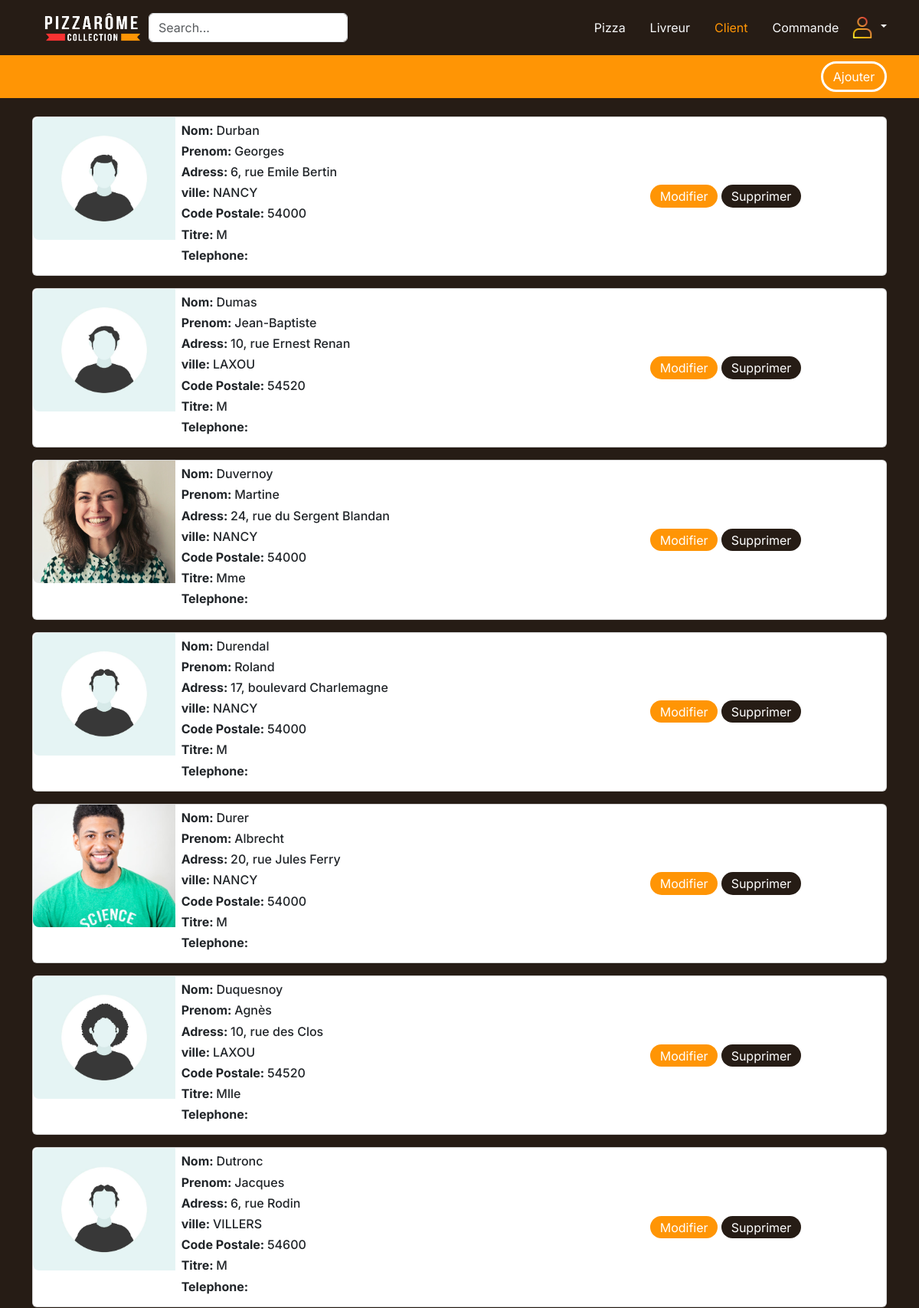
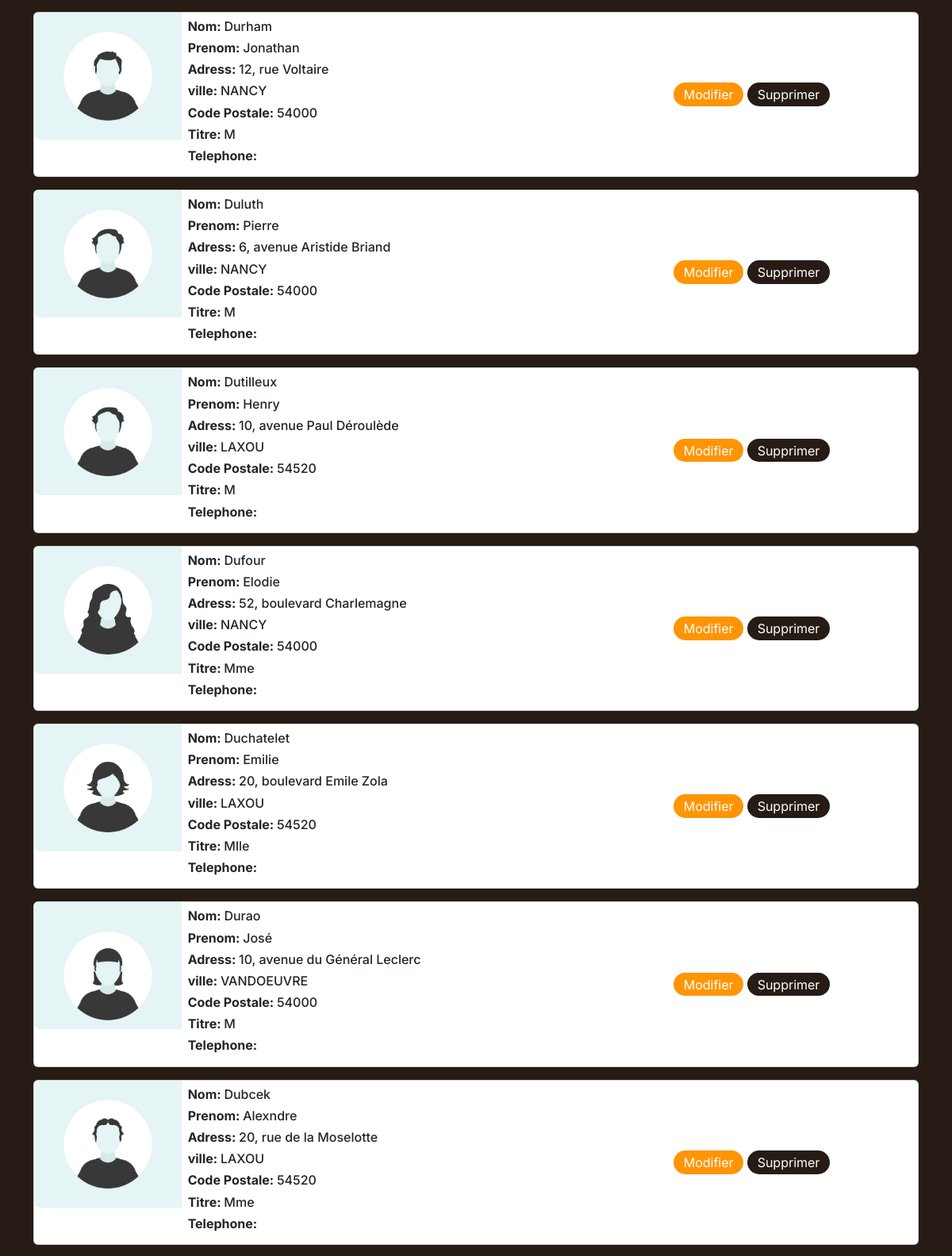
The page /client.php (upper part) on the database its author committed (2 pictures, top to bottom).
### tables this page shows
CREATE TABLE `client` (
  `NROCLIE` int(11) NOT NULL,
  `NOMCLIE` char(20) DEFAULT NULL,
  `PRENOMCLIE` char(20) DEFAULT NULL,
  `ADRESSECLIE` char(50) DEFAULT NULL,
  `VILLECLIE` char(20) DEFAULT NULL,
  `CODEPOSTALCLIE` char(5) DEFAULT NULL,
  `TITRECLIE` char(20) DEFAULT NULL,
  `NROTELCLIE` char(20) DEFAULT NULL
);

### dbconnect.php (called while the page is built, shortened)
<?php
function connectDB($servername,$username,$password,$database){
   try{
        $conn = new mysqli($servername,$username,$password,$database);
    }
catch(Exception $e){
   die ("connection failed");
}
    return $conn;
}
function getclient(){
    $conn_recup= connectDB("localhost","root","","pizzainnodb");
    $sql_all_client = "select * from client";
    $result_all_client=$conn_recup->query($sql_all_client);
    return $result_all_client;
}
?>

### client.php (the view, shortened to what this page needs)
<?php
include_once("head.php");
?>
<body>
    <header class="p-3 bg-secondary sticky-top">
        <div class="container">
            <div class="d-flex flex-wrap align-items-center justify-content-center justify-content-lg-start">
        <a href="/" class="d-flex align-items-center mb-2 mb-lg-0 link-body-emphasis text-decoration-none">
          <img src="asset/logo pizza-02.png" style="width:9.5rem; height:2.5rem" alt="logo">
        </a>
         <form class="col-12 col-lg-auto mb-3 mb-lg-0 me-lg-3" role="search">
          <input type="search" class="form-control" name="search-client" placeholder="Search..." aria-label="Search">
        </form>
        <ul class="nav col-12 col-lg-auto ms-lg-auto mb-2 justify-content-center mb-md-0">
          <li><a href="index.php" class="nav-link px-3 link-light">Pizza</a></li>
          <li><a href="livreur.php" class="nav-link px-3 link-light">Livreur</a></li>
          <li><a href="client.php" class="nav-link px-3 link-active">Client</a></li>
          <li><a href="#" class="nav-link px-3 link-light">Commande</a></li>
        </ul>
        <div class="dropdown text-end">
          <a href="#" class="d-block link-body-emphasis text-decoration-none dropdown-toggle" data-bs-toggle="dropdown" aria-expanded="false">
            <img src="asset/user.png" alt="mdo" width="30" height="30" class="">
          </a>
        </div>
      </div>
    </div>
    </header>
    <section class="add-client py-2 bg-primary">
        <div class="container">
            <div class="d-flex flex-row-reverse ">
            <a href="#" class="custom-btn a-btn" data-bs-toggle="modal" data-bs-target="#add_client_Modal">Ajouter</a>
            </div>
        </div>
    </section>
    <section class="bg-secondary">
        <div class="container py-4">
            <?php
            include_once("dbconnect.php");
            $tableclient=getclient();
            while($row=$tableclient->fetch_assoc()){
            echo    '<div class="card mb-3 g-5">';
            echo    '<div class="row g-0">';
            echo    '<div class="col-12 col-lg-2 ">';
            echo        '<img src="./asset/img_client/'.$row['NROCLIE'].$row['NOMCLIE'].'.jpg" class="custom2-img" alt="...">';
            echo    '</div>';
            echo '<div class="col-12 col-lg-10 p-2 client">';
            echo        '<div class="row">';
            echo        '<div class="col-12 col-md-7 col-lg-8 align-self-center">';
            echo            '<h6 class="card-title"><strong>Nom: </strong>'.$row['NOMCLIE'].'</h6>';
            echo            '<h6 class="card-title"><strong>Prenom: </strong>'.$row['PRENOMCLIE'].'</h6>';
            echo            '<h6 class="card-title"><strong>Adress: </strong>'.$row['ADRESSECLIE'].'</h6>';
            echo            '<h6 class="card-title"><strong>ville: </strong>'.$row['VILLECLIE'].'</h6>';
            echo            '<h6 class="card-title"><strong>Code Postale: </strong>'.$row['CODEPOSTALCLIE'].'</h6>';
            echo            '<h6 class="card-title"><strong>Titre: </strong>'.$row['TITRECLIE'].'</h6>';
            echo            '<h6 class="card-title"><strong>Telephone: </strong>'.$row['NROTELCLIE'].'</h6>';
            echo         '</div>';
            echo            '<div class="container col-12 col-md-5 col-lg-4 g-3 g-lg-0 mb-2 align-self-center mb-md-0">';
            echo                '<a href="#" class="custom-btn bg-primary edit_clie">Modifier</a> ';
            echo                '<a href="#" class="custom-btn bg-secondary confirm_dlt_clie">Supprimer</a>';
            echo            '</div>';
            echo         '</div>';
            echo    '</div>';
            echo    '</div>';
            echo    '</div>';
        }
            ?>
        </div>
    </section>
    <?php include_once("footer.php");?>

### css/style.css (style rules this page uses)
:root { --primary: #FF9505; --secondary:#261C15; }
body { font-family: inter; }
.dropdown-toggle::after { color: #fff; }
.custom-btn { color:#fff; border: none; text-decoration: none; border-radius: 1.5rem; padding: 0.3rem 0.8rem; min-width: 1rem; }
.a-btn { border: 0.2rem solid #fff; }
.custom2-img { width: 100%; height: 10rem; object-fit: cover; border-radius: 0.5rem 0 0 0.5rem; }

### rows shown on the page
client: NOMCLIE (picture), NOMCLIE "Durban", PRENOMCLIE "Georges", ADRESSECLIE "6, rue Emile Bertin", VILLECLIE "NANCY", CODEPOSTALCLIE "54000", TITRECLIE "M"
client: NOMCLIE (picture), NOMCLIE "Dumas", PRENOMCLIE "Jean-Baptiste", ADRESSECLIE "10, rue Ernest Renan", VILLECLIE "LAXOU", CODEPOSTALCLIE "54520", TITRECLIE "M"
client: NOMCLIE (picture), NOMCLIE "Duvernoy", PRENOMCLIE "Martine", ADRESSECLIE "24, rue du Sergent Blandan", VILLECLIE "NANCY", CODEPOSTALCLIE "54000", TITRECLIE "Mme"
client: NOMCLIE (picture), NOMCLIE "Durendal", PRENOMCLIE "Roland", ADRESSECLIE "17, boulevard Charlemagne", VILLECLIE "NANCY", CODEPOSTALCLIE "54000", TITRECLIE "M"
client: NOMCLIE (picture), NOMCLIE "Durer", PRENOMCLIE "Albrecht", ADRESSECLIE "20, rue Jules Ferry", VILLECLIE "NANCY", CODEPOSTALCLIE "54000", TITRECLIE "M"
client: NOMCLIE (picture), NOMCLIE "Duquesnoy", PRENOMCLIE "Agnès", ADRESSECLIE "10, rue des Clos", VILLECLIE "LAXOU", CODEPOSTALCLIE "54520", TITRECLIE "Mlle"
client: NOMCLIE (picture), NOMCLIE "Dutronc", PRENOMCLIE "Jacques", ADRESSECLIE "6, rue Rodin", VILLECLIE "VILLERS", CODEPOSTALCLIE "54600", TITRECLIE "M"
client: NOMCLIE (picture), NOMCLIE "Durham", PRENOMCLIE "Jonathan", ADRESSECLIE "12, rue Voltaire", VILLECLIE "NANCY", CODEPOSTALCLIE "54000", TITRECLIE "M"
client: NOMCLIE (picture), NOMCLIE "Duluth", PRENOMCLIE "Pierre", ADRESSECLIE "6, avenue Aristide Briand", VILLECLIE "NANCY", CODEPOSTALCLIE "54000", TITRECLIE "M"
client: NOMCLIE (picture), NOMCLIE "Dutilleux", PRENOMCLIE "Henry", ADRESSECLIE "10, avenue Paul Déroulède", VILLECLIE "LAXOU", CODEPOSTALCLIE "54520", TITRECLIE "M"
client: NOMCLIE (picture), NOMCLIE "Dufour", PRENOMCLIE "Elodie", ADRESSECLIE "52, boulevard Charlemagne", VILLECLIE "NANCY", CODEPOSTALCLIE "54000", TITRECLIE "Mme"
client: NOMCLIE (picture), NOMCLIE "Duchatelet", PRENOMCLIE "Emilie", ADRESSECLIE "20, boulevard Emile Zola", VILLECLIE "LAXOU", CODEPOSTALCLIE "54520", TITRECLIE "Mlle"
client: NOMCLIE (picture), NOMCLIE "Durao", PRENOMCLIE "José", ADRESSECLIE "10, avenue du Général Leclerc", VILLECLIE "VANDOEUVRE", CODEPOSTALCLIE "54000", TITRECLIE "M"
client: NOMCLIE (picture), NOMCLIE "Dubcek", PRENOMCLIE "Alexndre", ADRESSECLIE "20, rue de la Moselotte", VILLECLIE "LAXOU", CODEPOSTALCLIE "54520", TITRECLIE "Mme"
